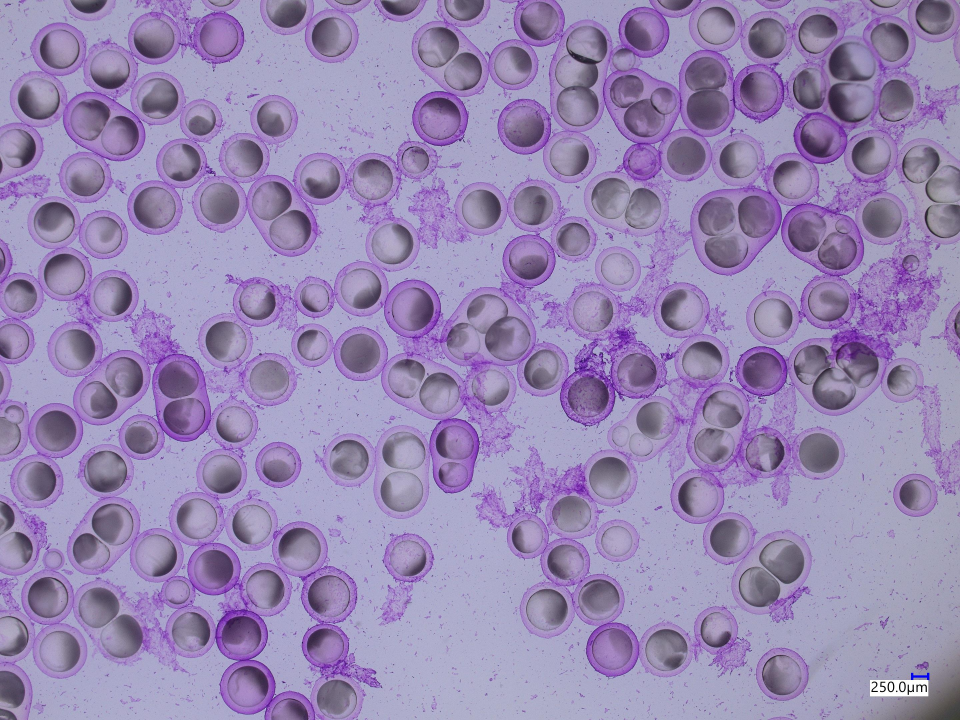
#> input picture data/30.2_18h_000001.jpg, 2880 x 2160 px (shown at 1/3 size); its folder holds only this picture in this run
$ python main.py
#> lines starting #> are read from the running program, lines starting #| are printed output that depends on the picture
### archives/functions.py
#%% Imports -------------------------------------------------------------------

import cv2
import time
import numpy as np
import pandas as pd
from skimage import io
from pathlib import Path
import segmentation_models as sm
from bdtools.patch import extract_patches, merge_patches

# Skimage
from skimage.measure import label
from skimage.filters import gaussian
from skimage.transform import rescale
from skimage.measure import regionprops
from skimage.exposure import adjust_gamma
from skimage.segmentation import watershed, clear_border
from skimage.morphology import disk, binary_erosion, remove_small_objects

# Scipy
from scipy.ndimage import distance_transform_edt

#%% Functions (preprocess) ----------------------------------------------------

def normalize_gcn(img):
    img = img - np.mean(img)
    img = img / np.std(img)
    return img

def normalize_pct(img, min_pct, max_pct):
    pMin = np.percentile(img, min_pct); # print(pMin)
    pMax = np.percentile(img, max_pct); # print(pMax)
    if pMax == 0:
        pMax = np.max(img) # Debug
    np.clip(img, pMin, pMax, out=img)
    img -= pMin
    img /= (pMax - pMin)
    return img

def preprocess_image(img):
    img = gaussian(img, sigma=2, preserve_range=True)
    img = normalize_gcn(img)
    img = normalize_pct(img, 0.01, 99.99)
    return img

# [12 lines left out: function preprocess_mask, not called in this run]

#%% Functions (predict) -------------------------------------------------------

def predict(img, size, overlap, model_name):

    # Define model
    model = sm.Unet(
        'resnet18', # ResNet 18, 34, 50, 101 or 152
        input_shape=(None, None, 1),
        classes=1,
        activation='sigmoid',
        encoder_weights=None,
        )

    # Extract patches
    patches = extract_patches(img, size, overlap)
    patches = np.stack(patches)

    # Load weights & predict (cores)
    model_path = Path(Path.cwd(), model_name.replace("weights_", "weights_cores_"))
    model.load_weights(model_path)
    cProbs = model.predict(patches).squeeze()
    cProbs = merge_patches(cProbs, img.shape, overlap)

    # Load weights & predict (shell)
    model_path = Path(Path.cwd(), model_name.replace("weights_", "weights_shell_"))
    model.load_weights(model_path)
    sProbs = model.predict(patches).squeeze()
    sProbs = merge_patches(sProbs, img.shape, overlap)

    return sProbs, cProbs

#%% Functions (objects) -------------------------------------------------------

# [209 lines left out: functions label_objects, measure_objects, display, not called in this run]

#%% Functions (process) -------------------------------------------------------

def process(path, size, overlap, model_name, rf=1, save=True):

#> called with size = 512, overlap = 128, model_name = 'model-weights_0512.h5', rf = 0.5, save = True
    print(path.name)

    # Open & preprocess image
    img = io.imread(path).astype("float32")
    img = np.mean(img, axis=2) # RGB to float
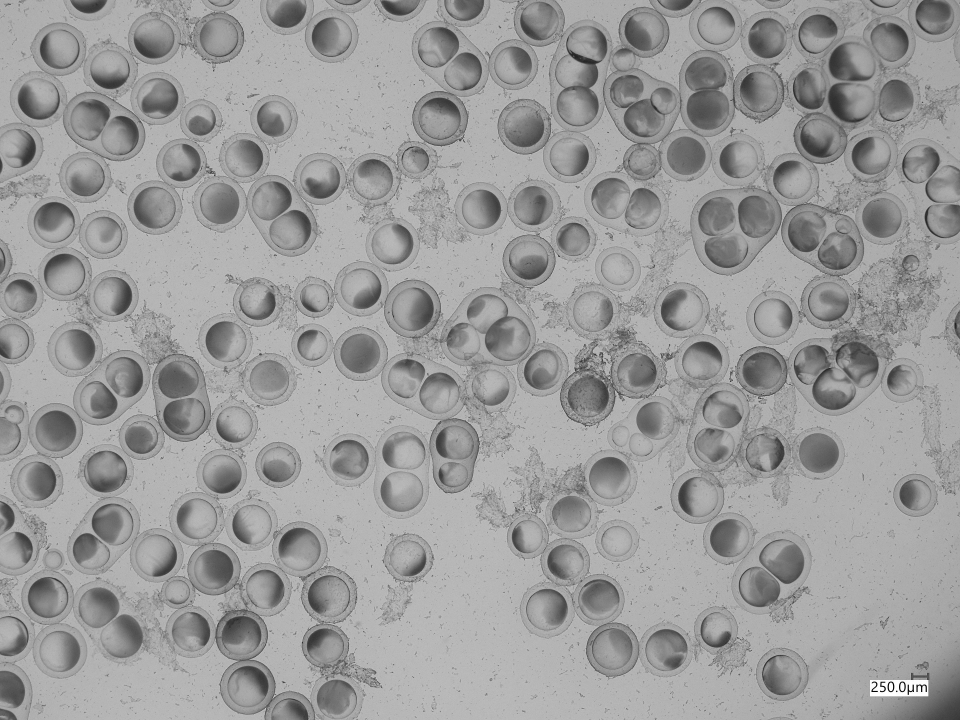
#> img: shape (2160, 2880) float32 (shown at 1/3 size); min 0, max 255, mean 155.9
    img = preprocess_image(img)
#> in normalize_gcn, `img = img - np.mean(img)`:
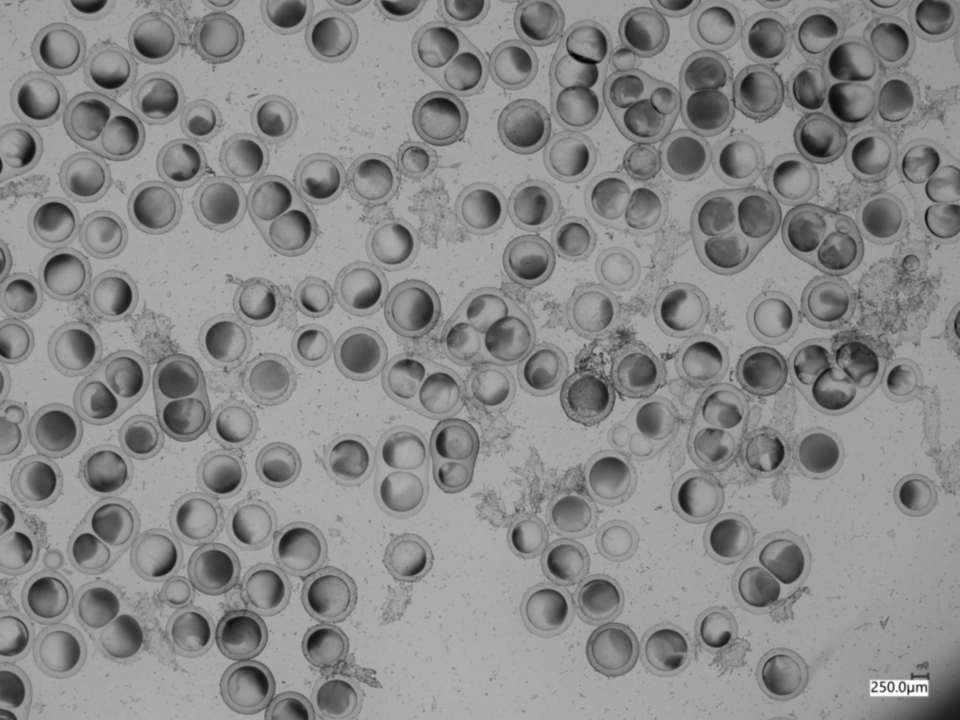
#> img: shape (2160, 2880) float32 (shown at 1/3 size); min -118.6, max 99.02, mean 0; drawn with min black and max white
#> in normalize_pct, `pMin = np.percentile(img, min_pct);`: pMin = -4.01
#> in normalize_pct, `pMax = np.percentile(img, max_pct);`: pMax = 3.66

    # Predict (shell & cores)
    sProbs, cProbs = predict(img, size, overlap, model_name)

    # Label objects
    t0 = time.time()
    print(" - label_objects : ", end='')

    sLabels = label_objects(sProbs, thresh1=0.50, thresh2=0.2, rf=rf) # Parameters
    cLabels = label_objects(cProbs, thresh1=0.85, thresh2=0.2, rf=rf) # Parameters
    cLabels[sLabels == 0] = 0

    t1 = time.time()
    print(f"{(t1-t0):<5.2f}s")

    # Measure objects
    t0 = time.time()
    print(" - measure_objects : ", end='')

    sData, cData = measure_objects(sLabels, cLabels, rf=rf)

    t1 = time.time()
    print(f"{(t1-t0):<5.2f}s")

    # Rescale data
    if rf != 1:
        sLabels = rescale(sLabels, 1 / rf, order=0)
        cLabels = rescale(cLabels, 1 / rf, order=0)

    # Measure objects
    t0 = time.time()
    print(" - display : ", end='')

    sDisplay, cDisplay, rgbDisplay = display(img, sLabels, cLabels, sData, cData)

    t1 = time.time()
    print(f"{(t1-t0):<5.2f}s \n")

    # Dataframes
    sData_df, cData_df = pd.DataFrame(sData), pd.DataFrame(cData)

    # Save
    if save:

        # Paths
        sData_df_path = path.with_name(path.stem + "_sData.csv")
        cData_df_path = path.with_name(path.stem + "_cData.csv")
        rgbDisplay_path = path.with_name(path.stem + "_display.png")

        # Dataframes
        sData_df.to_csv(sData_df_path, index=False, float_format='%.3f')
        cData_df.to_csv(cData_df_path, index=False, float_format='%.3f')

        # Display
        io.imsave(rgbDisplay_path, rgbDisplay)

    # Outputs
    outputs = {
        "img"        : img,
        "sProbs"     : sProbs,
        "cProbs"     : cProbs,
        "sLabels"    : sLabels,
        "cLabels"    : cLabels,
        "sData"      : sData,
        "cData"      : cData,
        "sData_df"   : sData_df,
        "cData_df"   : cData_df,
        "sDisplay"   : sDisplay,
        "cDisplay"   : cDisplay,
        "rgbDisplay" : rgbDisplay,
        }

    return outputs

#%% Functions (analyse) -------------------------------------------------------

# [28 lines left out: functions get_paths, merge_df, not called in this run]

### archives/main.py
#%% Imports -------------------------------------------------------------------

from pathlib import Path

# Functions
from functions import process

#%% Inputs --------------------------------------------------------------------

# Paths
data_path = Path(Path.cwd(), 'data')
model_name = "model-weights_0512.h5"
paths = list(data_path.glob("**/*.jpg"))

# Patches
size = int(model_name[14:18])
overlap = size // 4 # overlap between patches

# Rescale factor
rf = 0.5

#%% Execute -------------------------------------------------------------------

if __name__ == "__main__":
    for i, path in enumerate(paths):
        # if i == 0:
        process(path, size, overlap, model_name, rf=rf, save=True)
#> (the call stopped at in predict, `model = sm.Unet( 'resnet18', # ResNet 18, 34, 50, 101 or 152 input_sha..`: segmentation_models is not available in this run)
